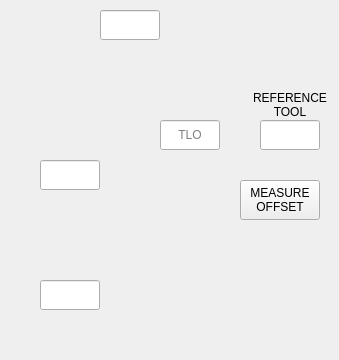
          <widget class="QWidget" name="tool_measure">
           <widget class="QLabel" name="lbl_tool_measure">
            <property name="geometry">
             <rect>
              <x>0</x>
              <y>0</y>
              <width>300</width>
              <height>351</height>
             </rect>
            </property>
            <property name="maximumSize">
             <size>
              <width>300</width>
              <height>16777215</height>
             </size>
            </property>
            <property name="contextMenuPolicy">
             <enum>Qt::NoContextMenu</enum>
            </property>
            <property name="styleSheet">
             <string notr="true">image: url(&quot;lib/basic_probe_icons/Tool_measure.png&quot;);</string>
            </property>
            <property name="text">
             <string/>
            </property>
            <property name="scaledContents">
             <bool>true</bool>
            </property>
            <property name="alignment">
             <set>Qt::AlignCenter</set>
            </property>
           </widget>
           <widget class="QLineEdit" name="lineEdit_ts_height">
            <property name="geometry">
             <rect>
              <x>40</x>
              <y>280</y>
              <width>60</width>
              <height>30</height>
             </rect>
            </property>
            <property name="sizePolicy">
             <sizepolicy hsizetype="Fixed" vsizetype="Fixed">
              <horstretch>0</horstretch>
              <verstretch>0</verstretch>
             </sizepolicy>
            </property>
            <property name="minimumSize">
             <size>
              <width>60</width>
              <height>30</height>
             </size>
            </property>
            <property name="maximumSize">
             <size>
              <width>60</width>
              <height>30</height>
             </size>
            </property>
            <property name="focusPolicy">
             <enum>Qt::NoFocus</enum>
            </property>
            <property name="maxLength">
             <number>8</number>
            </property>
            <property name="alignment">
             <set>Qt::AlignCenter</set>
            </property>
            <property name="readOnly">
             <bool>true</bool>
            </property>
           </widget>
           <widget class="QLineEdit" name="lineEdit_ts_zero">
            <property name="geometry">
             <rect>
              <x>40</x>
              <y>160</y>
              <width>60</width>
              <height>30</height>
             </rect>
            </property>
            <property name="sizePolicy">
             <sizepolicy hsizetype="Fixed" vsizetype="Fixed">
              <horstretch>0</horstretch>
              <verstretch>0</verstretch>
             </sizepolicy>
            </property>
            <property name="minimumSize">
             <size>
              <width>60</width>
              <height>30</height>
             </size>
            </property>
            <property name="maximumSize">
             <size>
              <width>60</width>
              <height>30</height>
             </size>
            </property>
            <property name="focusPolicy">
             <enum>Qt::NoFocus</enum>
            </property>
            <property name="maxLength">
             <number>8</number>
            </property>
            <property name="alignment">
             <set>Qt::AlignCenter</set>
            </property>
            <property name="readOnly">
             <bool>true</bool>
            </property>
           </widget>
           <widget class="QLineEdit" name="lineEdit_ts_tlo">
            <property name="geometry">
             <rect>
              <x>160</x>
              <y>120</y>
              <width>60</width>
              <height>30</height>
             </rect>
            </property>
            <property name="sizePolicy">
             <sizepolicy hsizetype="Fixed" vsizetype="Fixed">
              <horstretch>0</horstretch>
              <verstretch>0</verstretch>
             </sizepolicy>
            </property>
            <property name="minimumSize">
             <size>
              <width>60</width>
              <height>30</height>
             </size>
            </property>
            <property name="maximumSize">
             <size>
              <width>60</width>
              <height>30</height>
             </size>
            </property>
            <property name="focusPolicy">
             <enum>Qt::NoFocus</enum>
            </property>
            <property name="maxLength">
             <number>8</number>
            </property>
            <property name="alignment">
             <set>Qt::AlignCenter</set>
            </property>
            <property name="readOnly">
             <bool>true</bool>
            </property>
            <property name="placeholderText">
             <string>TLO</string>
            </property>
           </widget>
           <widget class="QLineEdit" name="lineEdit_ref_tool">
            <property name="geometry">
             <rect>
              <x>260</x>
              <y>120</y>
              <width>60</width>
              <height>30</height>
             </rect>
            </property>
            <property name="sizePolicy">
             <sizepolicy hsizetype="Fixed" vsizetype="Fixed">
              <horstretch>0</horstretch>
              <verstretch>0</verstretch>
             </sizepolicy>
            </property>
            <property name="minimumSize">
             <size>
              <width>60</width>
              <height>30</height>
             </size>
            </property>
            <property name="maximumSize">
             <size>
              <width>60</width>
              <height>30</height>
             </size>
            </property>
            <property name="focusPolicy">
             <enum>Qt::ClickFocus</enum>
            </property>
            <property name="toolTip">
             <string>Tool number to use as the reference tool for measuring tool offsets</string>
            </property>
            <property name="maxLength">
             <number>8</number>
            </property>
            <property name="alignment">
             <set>Qt::AlignCenter</set>
            </property>
           </widget>
           <widget class="QLabel" name="label_4">
            <property name="geometry">
             <rect>
              <x>250</x>
              <y>90</y>
              <width>80</width>
              <height>30</height>
             </rect>
            </property>
            <property name="minimumSize">
             <size>
              <width>80</width>
              <height>30</height>
             </size>
            </property>
            <property name="maximumSize">
             <size>
              <width>80</width>
              <height>30</height>
             </size>
            </property>
            <property name="text">
             <string>REFERENCE
TOOL</string>
            </property>
            <property name="alignment">
             <set>Qt::AlignCenter</set>
            </property>
           </widget>
           <widget class="QLineEdit" name="lineEdit_tool_number">
            <property name="geometry">
             <rect>
              <x>100</x>
              <y>10</y>
              <width>60</width>
              <height>30</height>
             </rect>
            </property>
            <property name="sizePolicy">
             <sizepolicy hsizetype="Fixed" vsizetype="Fixed">
              <horstretch>0</horstretch>
              <verstretch>0</verstretch>
             </sizepolicy>
            </property>
            <property name="minimumSize">
             <size>
              <width>60</width>
              <height>30</height>
             </size>
            </property>
            <property name="maximumSize">
             <size>
              <width>60</width>
              <height>30</height>
             </size>
            </property>
            <property name="focusPolicy">
             <enum>Qt::ClickFocus</enum>
            </property>
            <property name="toolTip">
             <string>Set tool to be measured in TOOL NUMBER of Probe Parameters</string>
            </property>
            <property name="maxLength">
             <number>8</number>
            </property>
            <property name="alignment">
             <set>Qt::AlignCenter</set>
            </property>
            <property name="readOnly">
             <bool>false</bool>
            </property>
           </widget>
           <widget class="QPushButton" name="btn_measure_tool">
            <property name="geometry">
             <rect>
              <x>240</x>
              <y>180</y>
              <width>80</width>
              <height>40</height>
             </rect>
            </property>
            <property name="sizePolicy">
             <sizepolicy hsizetype="Preferred" vsizetype="Preferred">
              <horstretch>0</horstretch>
              <verstretch>0</verstretch>
             </sizepolicy>
            </property>
            <property name="minimumSize">
             <size>
              <width>80</width>
              <height>40</height>
             </size>
            </property>
            <property name="maximumSize">
             <size>
              <width>80</width>
              <height>40</height>
             </size>
            </property>
            <property name="focusPolicy">
             <enum>Qt::ClickFocus</enum>
            </property>
            <property name="toolTip">
             <string>Probe Z down to tool setter</string>
            </property>
            <property name="text">
             <string>MEASURE
OFFSET</string>
            </property>
            <property name="probe" stdset="0">
             <string>tool_ts_z</string>
            </property>
           </widget>
          </widget>
